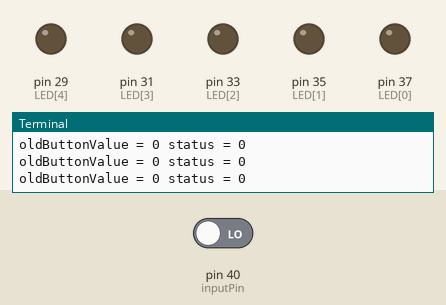
Bench run of a program on a simulated Raspberry Pi (header pin numbers). Parts: output pins drawn as LEDs (lit = HIGH), the last lines printed to the terminal. The test bench sets the inputs (shaded band); at power-on: pin 40 (inputPin) LOW.

Above: at 1.2 s.
1.3 s: pin 40 (inputPin) driven HIGH
At 1.9 s:
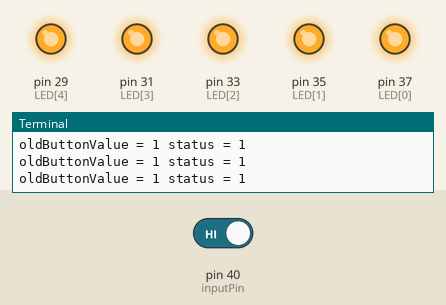
Timing chart, 0 to 4.3 s (numbered marks = the images above; inputs shaded):
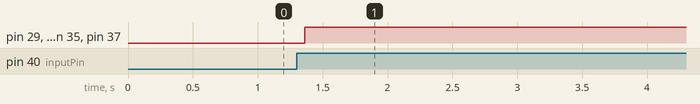

The program:

05_toggle_switch.py
```python
import RPi.GPIO as GPIO
from time import sleep

GPIO.setmode(GPIO.BOARD)

LED = [37,35,33,31,29]
for i in LED:
    GPIO.setup(i,GPIO.OUT)

inputPin = 40
GPIO.setup(inputPin,GPIO.IN)


oldButtonValue = 0
newButtonValue = 0
status = 0

try:
	while True:
		newButtonValue = GPIO.input(inputPin)
		sleep(0.05)
		print("oldButtonValue = " + str(oldButtonValue) + " status = " + str(status))

		if((oldButtonValue == 0) and (newButtonValue == 1)):
			if status == 0:
				status = 1
			else:
				status = 0

		oldButtonValue = newButtonValue

		for i in LED:
			GPIO.output(i,int(status))

except KeyboardInterrupt:
	GPIO.cleanup()
```

Measured:
- after the input at 1.3 s, pin 29 (LED[4]), pin 31 (LED[3]), pin 33 (LED[2]), pin 35 (LED[1]), pin 37 (LED[0]): LOW → HIGH after 0.06 s
